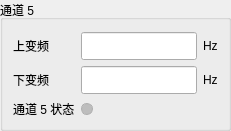
               <widget class="QGroupBox" name="gbChannel5">
                <property name="title">
                 <string>通道 5</string>
                </property>
                <layout class="QGridLayout" name="layoutChannel5">
                 <property name="leftMargin">
                  <number>10</number>
                 </property>
                 <property name="topMargin">
                  <number>12</number>
                 </property>
                 <property name="rightMargin">
                  <number>10</number>
                 </property>
                 <property name="bottomMargin">
                  <number>10</number>
                 </property>
                 <property name="spacing">
                  <number>6</number>
                 </property>
                 <item row="0" column="0">
                  <widget class="QLabel" name="lblChannel5UpFreq">
                   <property name="text">
                    <string>上变频</string>
                   </property>
                  </widget>
                 </item>
                 <item row="0" column="1">
                  <widget class="QLineEdit" name="leChannel5UpFreq">
                   <property name="minimumSize">
                    <size>
                     <width>116</width>
                     <height>28</height>
                    </size>
                   </property>
                   <property name="maximumSize">
                    <size>
                     <width>16777215</width>
                     <height>30</height>
                    </size>
                   </property>
                  </widget>
                 </item>
                 <item row="0" column="2">
                  <widget class="QLabel" name="lblChannel5UpFreqUnit">
                   <property name="text">
                    <string>Hz</string>
                   </property>
                  </widget>
                 </item>
                 <item row="1" column="0">
                  <widget class="QLabel" name="lblChannel5DownFreq">
                   <property name="text">
                    <string>下变频</string>
                   </property>
                  </widget>
                 </item>
                 <item row="1" column="1">
                  <widget class="QLineEdit" name="leChannel5DownFreq">
                   <property name="minimumSize">
                    <size>
                     <width>116</width>
                     <height>28</height>
                    </size>
                   </property>
                   <property name="maximumSize">
                    <size>
                     <width>16777215</width>
                     <height>30</height>
                    </size>
                   </property>
                  </widget>
                 </item>
                 <item row="1" column="2">
                  <widget class="QLabel" name="lblChannel5DownFreqUnit">
                   <property name="text">
                    <string>Hz</string>
                   </property>
                  </widget>
                 </item>
                 <item row="2" column="0">
                  <widget class="QLabel" name="lblChannel5Status">
                   <property name="text">
                    <string>通道 5 状态</string>
                   </property>
                  </widget>
                 </item>
                 <item row="2" column="1">
                  <widget class="QLabel" name="ledChannel5Status">
                   <property name="minimumSize">
                    <size>
                     <width>12</width>
                     <height>12</height>
                    </size>
                   </property>
                   <property name="maximumSize">
                    <size>
                     <width>12</width>
                     <height>12</height>
                    </size>
                   </property>
                   <property name="styleSheet">
                    <string notr="true">background:#BDBDBD;border:1px solid #AFAFAF;border-radius:6px;</string>
                   </property>
                   <property name="text">
                    <string/>
                   </property>
                  </widget>
                 </item>
                </layout>
               </widget>
